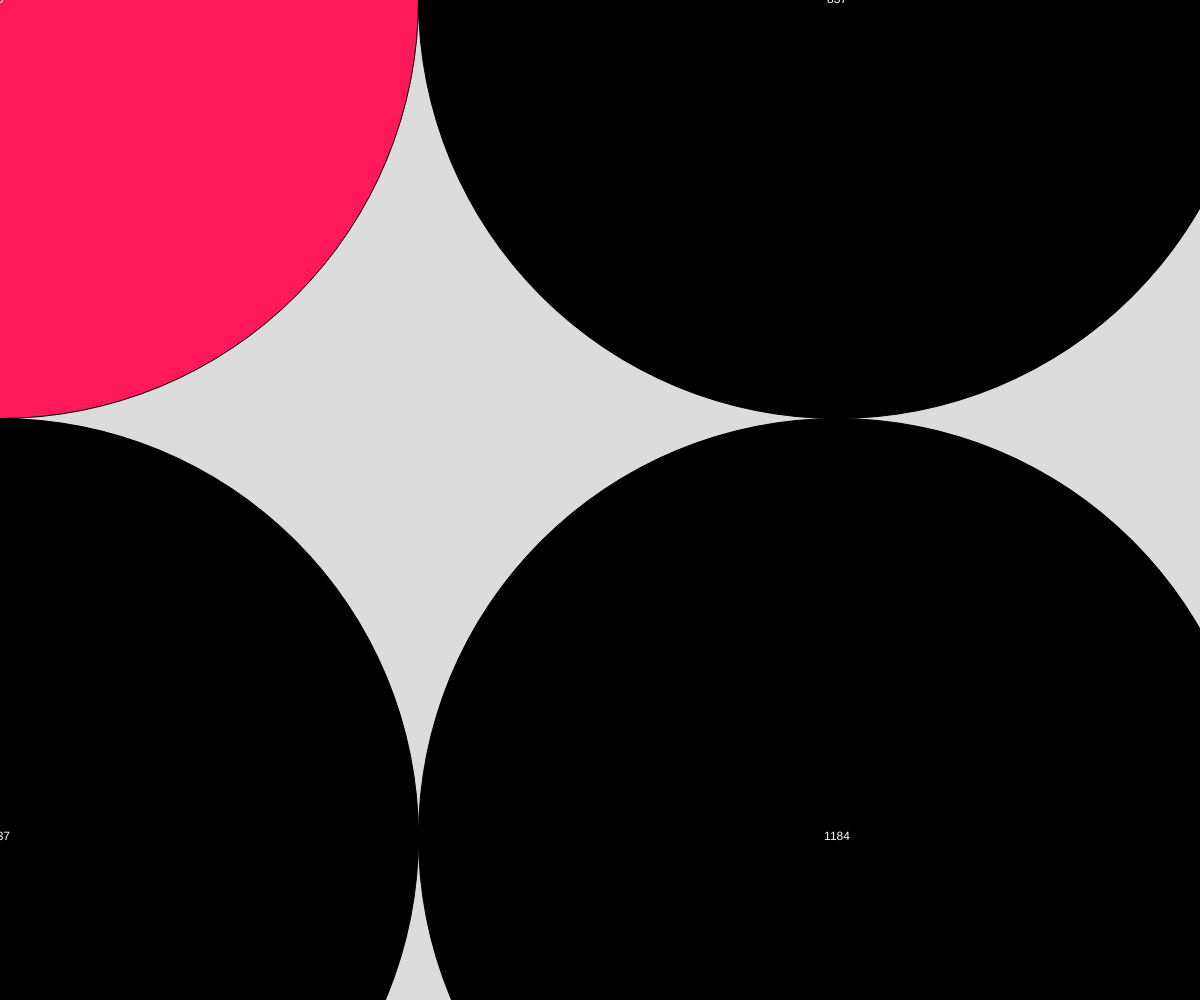
Frame 1 (no input)
Frame 60 (no input): identical to frame 1, image omitted
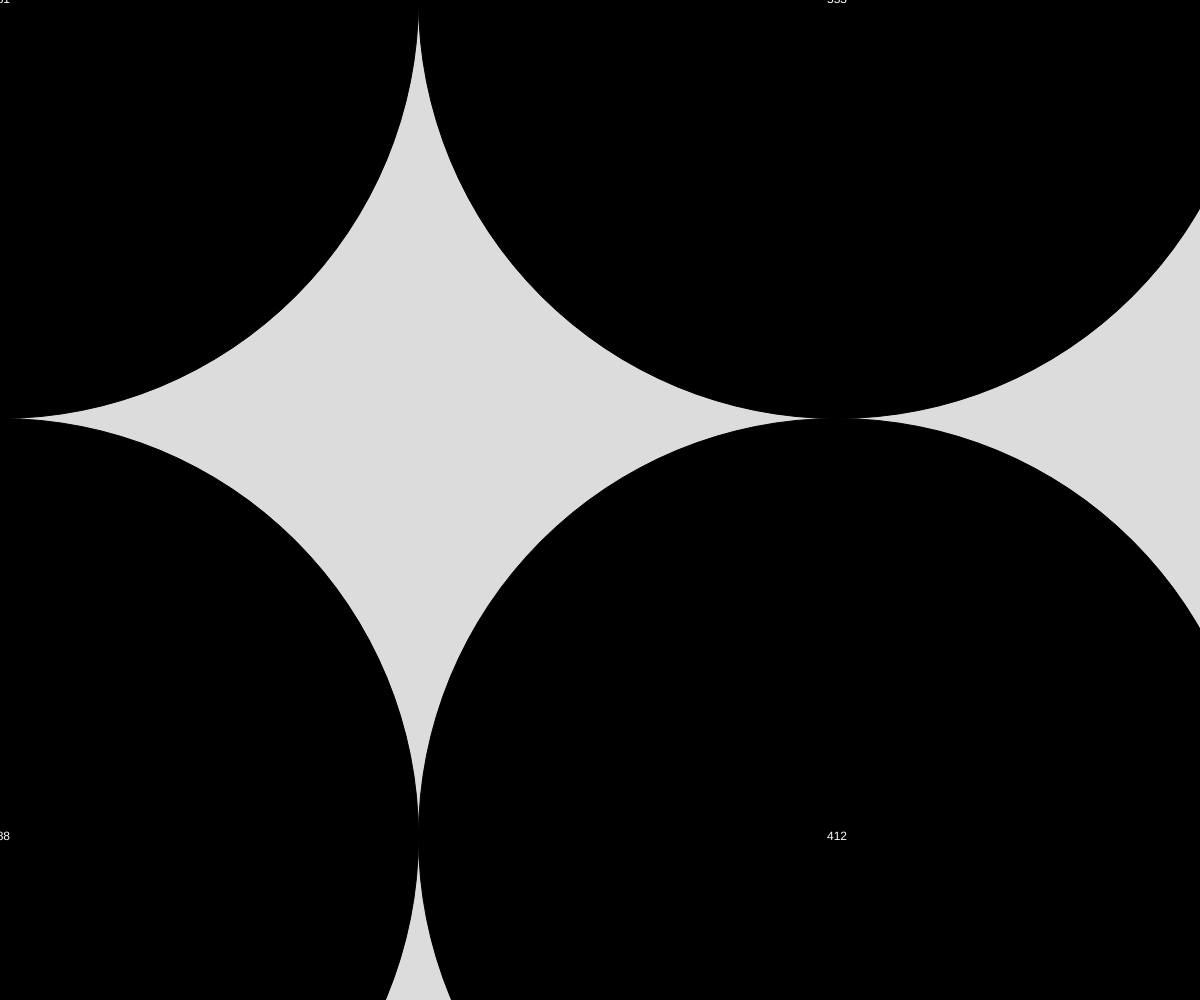
Frame 120 (the mouse pressed at the canvas centre since frame 60)

The p5.js sketch that drew these frames (run headless with seeded random() and noise() and a simulated clock; from frame 60 on, the mouse is pressed at the canvas centre):

// p5.js sketch
// ── sketch.js
// Drawing with nested loops
// Gavin Stewart
// Oct 9, 2024


let gridSpacing = 837;

function setup() {
  createCanvas(windowWidth, windowHeight);
  loopReview();
  textAlign(CENTER, CENTER);
}

function loopReview() {
  for (let x = 0; x <= width; x+=20){
    for(let y = 0; y <= height; y+= 20){
      square(x, y, 5);
    }
  }
}

function draw() {
  background(220);
  renderGrid();
  
}

function roundDist(x1, y1, x2, y2){
  let distX = abs(x2 - x1);
  let distY = abs(y2 - y1);

  totDist = sqrt(sq(distX) + sq(distY));
  return round(totDist);
}


function renderGrid(){
  for (let x = 0; x < width; x += gridSpacing){
    for(let y = 0; y < height; y += gridSpacing){
      let dist = roundDist(x,y,mouseX, mouseY);
      if(dist > 150) fill(0);
      else fill(255, 25, 90);

      circle(x,y, gridSpacing);
      fill(255)

      text(dist, x,y);

    }
  }
}
